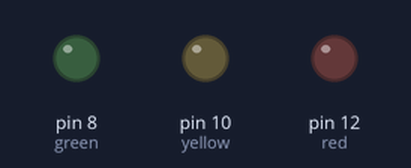
Bench run of a program on a simulated Raspberry Pi (header pin numbers). Parts: output pins drawn as LEDs (lit = HIGH). At 0.2 s the program stops and its outputs stay as they are.

Above: at 0.3 s.
Timing chart, 0 to 1.7 s (numbered marks = the images above):
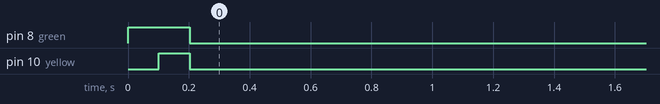

Measured:
- by itself, pin 8 (green): LOW → HIGH at 0.00 s, → LOW 0.20 s later
- by itself, pin 10 (yellow): LOW → HIGH at 0.10 s, → LOW 0.10 s later

The program:

testzero.py
```python
#!/usr/bin/python3
# testzero.py
#
# Example using GPIOZero with GPIO.BOARD numbering
# PiStop in Location C (BOARD pins 8,10,12)
#
# Note: 1. gpiopins.py must be located in python path or same directory.
#       2. /usr/lib/python3/dist-packages/gpiozero/devices.py should be updated as shown in devices.py file.

import gpiopins as GPIO
GPIO.setmode(GPIO.BOARD)

from gpiozero import LED
from time import sleep

green=LED(8)
yellow=LED(10)
red=LED(12)

green.blink()
sleep(0.1)
yellow.blink()
sleep(0.1)
red.blink()
```

gpiopins.py
```python
#!/usr/bin/python3
# gpiopins.py
#
# Allow support for GPIO.BOARD in GPIOZero
# Use as follows:
#   import gpiopins as GPIO
#   GPIO.setmode(GPIO.BOARD)
# GPIOZero will default to GPIO.BCM
#
# Tim Cox (meltwater)

from os import environ
BCM=11
BOARD=10

def setmode(mode=BCM):
  if mode==BOARD:
    #Note: The environ value will not remain after the script
    #      has completed.
    #      GPIOZERO will default back to BCM next time it is used.
    environ["GPIOZERO_BOARD"]="Using BOARD pin numbers"
  else:
    #Allow users to change the pin numbering mode back to BCM
    #(although this will happen anyway when the script finishes)
    try:
      del environ["GPIOZERO_BOARD"]
    except KeyError:
      return
```
